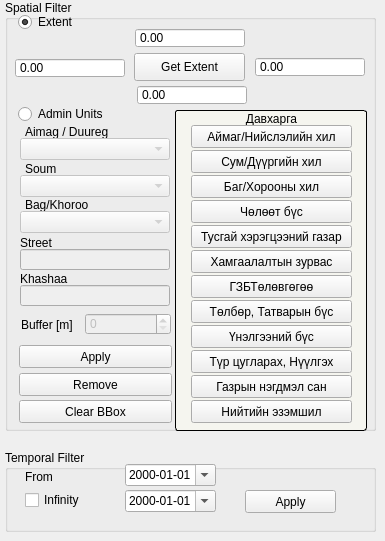
      <widget class="QWidget" name="st_tm_filter_tab">
       <attribute name="title">
        <string>ST/TM Filter</string>
       </attribute>
       <widget class="QGroupBox" name="spatial_groupbox">
        <property name="geometry">
         <rect>
          <x>5</x>
          <y>0</y>
          <width>371</width>
          <height>431</height>
         </rect>
        </property>
        <property name="title">
         <string>Spatial Filter</string>
        </property>
        <widget class="QPushButton" name="get_extent_button">
         <property name="geometry">
          <rect>
           <x>129</x>
           <y>53</y>
           <width>111</width>
           <height>28</height>
          </rect>
         </property>
         <property name="text">
          <string>Get Extent</string>
         </property>
        </widget>
        <widget class="QPushButton" name="apply_button">
         <property name="geometry">
          <rect>
           <x>14</x>
           <y>345</y>
           <width>153</width>
           <height>23</height>
          </rect>
         </property>
         <property name="text">
          <string>Apply</string>
         </property>
        </widget>
        <widget class="QPushButton" name="clear_b_box_button">
         <property name="geometry">
          <rect>
           <x>14</x>
           <y>400</y>
           <width>153</width>
           <height>23</height>
          </rect>
         </property>
         <property name="text">
          <string>Clear BBox</string>
         </property>
        </widget>
        <widget class="QLabel" name="label_8">
         <property name="geometry">
          <rect>
           <x>20</x>
           <y>123</y>
           <width>150</width>
           <height>17</height>
          </rect>
         </property>
         <property name="text">
          <string>Aimag / Duureg</string>
         </property>
        </widget>
        <widget class="QLabel" name="label_9">
         <property name="geometry">
          <rect>
           <x>20</x>
           <y>196</y>
           <width>150</width>
           <height>17</height>
          </rect>
         </property>
         <property name="text">
          <string>Bag/Khoroo</string>
         </property>
        </widget>
        <widget class="QLabel" name="label_10">
         <property name="geometry">
          <rect>
           <x>20</x>
           <y>160</y>
           <width>150</width>
           <height>17</height>
          </rect>
         </property>
         <property name="text">
          <string>Soum</string>
         </property>
        </widget>
        <widget class="QLabel" name="label_11">
         <property name="geometry">
          <rect>
           <x>16</x>
           <y>314</y>
           <width>71</width>
           <height>22</height>
          </rect>
         </property>
         <property name="text">
          <string>Buffer [m]</string>
         </property>
        </widget>
        <widget class="QPushButton" name="remove_button">
         <property name="geometry">
          <rect>
           <x>14</x>
           <y>373</y>
           <width>153</width>
           <height>23</height>
          </rect>
         </property>
         <property name="text">
          <string>Remove</string>
         </property>
        </widget>
        <widget class="QComboBox" name="aimag_cbox">
         <property name="enabled">
          <bool>false</bool>
         </property>
         <property name="geometry">
          <rect>
           <x>15</x>
           <y>138</y>
           <width>150</width>
           <height>22</height>
          </rect>
         </property>
        </widget>
        <widget class="QComboBox" name="soum_cbox">
         <property name="enabled">
          <bool>false</bool>
         </property>
         <property name="geometry">
          <rect>
           <x>15</x>
           <y>175</y>
           <width>150</width>
           <height>22</height>
          </rect>
         </property>
        </widget>
        <widget class="QComboBox" name="bag_cbox">
         <property name="enabled">
          <bool>false</bool>
         </property>
         <property name="geometry">
          <rect>
           <x>15</x>
           <y>211</y>
           <width>150</width>
           <height>22</height>
          </rect>
         </property>
        </widget>
        <widget class="QRadioButton" name="extent_rbutton">
         <property name="geometry">
          <rect>
           <x>13</x>
           <y>14</y>
           <width>321</width>
           <height>16</height>
          </rect>
         </property>
         <property name="text">
          <string>Extent</string>
         </property>
         <property name="checked">
          <bool>true</bool>
         </property>
        </widget>
        <widget class="QRadioButton" name="admin_unit_rbutton">
         <property name="geometry">
          <rect>
           <x>13</x>
           <y>106</y>
           <width>271</width>
           <height>16</height>
          </rect>
         </property>
         <property name="text">
          <string>Admin Units</string>
         </property>
         <property name="checked">
          <bool>false</bool>
         </property>
        </widget>
        <widget class="QDoubleSpinBox" name="extent_east_spinbox">
         <property name="geometry">
          <rect>
           <x>250</x>
           <y>57</y>
           <width>110</width>
           <height>20</height>
          </rect>
         </property>
         <property name="inputMethodHints">
          <set>Qt::ImhFormattedNumbersOnly</set>
         </property>
         <property name="readOnly">
          <bool>true</bool>
         </property>
         <property name="buttonSymbols">
          <enum>QAbstractSpinBox::NoButtons</enum>
         </property>
         <property name="minimum">
          <double>-200000010.000000000000000</double>
         </property>
         <property name="maximum">
          <double>200000010.000000000000000</double>
         </property>
        </widget>
        <widget class="QDoubleSpinBox" name="extent_west_spinbox">
         <property name="geometry">
          <rect>
           <x>10</x>
           <y>58</y>
           <width>110</width>
           <height>20</height>
          </rect>
         </property>
         <property name="inputMethodHints">
          <set>Qt::ImhFormattedNumbersOnly</set>
         </property>
         <property name="readOnly">
          <bool>true</bool>
         </property>
         <property name="buttonSymbols">
          <enum>QAbstractSpinBox::NoButtons</enum>
         </property>
         <property name="minimum">
          <double>-200000010.000000000000000</double>
         </property>
         <property name="maximum">
          <double>200000010.000000000000000</double>
         </property>
        </widget>
        <widget class="QDoubleSpinBox" name="extent_south_spinbox">
         <property name="geometry">
          <rect>
           <x>132</x>
           <y>85</y>
           <width>110</width>
           <height>20</height>
          </rect>
         </property>
         <property name="inputMethodHints">
          <set>Qt::ImhFormattedNumbersOnly</set>
         </property>
         <property name="readOnly">
          <bool>true</bool>
         </property>
         <property name="buttonSymbols">
          <enum>QAbstractSpinBox::NoButtons</enum>
         </property>
         <property name="minimum">
          <double>-200000010.000000000000000</double>
         </property>
         <property name="maximum">
          <double>200000010.000000000000000</double>
         </property>
        </widget>
        <widget class="QDoubleSpinBox" name="extent_north_spinbox">
         <property name="geometry">
          <rect>
           <x>130</x>
           <y>28</y>
           <width>110</width>
           <height>20</height>
          </rect>
         </property>
         <property name="inputMethodHints">
          <set>Qt::ImhFormattedNumbersOnly</set>
         </property>
         <property name="readOnly">
          <bool>true</bool>
         </property>
         <property name="buttonSymbols">
          <enum>QAbstractSpinBox::NoButtons</enum>
         </property>
         <property name="minimum">
          <double>-200000010.000000000000000</double>
         </property>
         <property name="maximum">
          <double>200000010.000000000000000</double>
         </property>
        </widget>
        <widget class="QLabel" name="label_29">
         <property name="geometry">
          <rect>
           <x>15</x>
           <y>234</y>
           <width>150</width>
           <height>17</height>
          </rect>
         </property>
         <property name="text">
          <string>Street</string>
         </property>
        </widget>
        <widget class="QLabel" name="khashaa_label">
         <property name="geometry">
          <rect>
           <x>15</x>
           <y>270</y>
           <width>150</width>
           <height>17</height>
          </rect>
         </property>
         <property name="text">
          <string>Khashaa</string>
         </property>
        </widget>
        <widget class="QLineEdit" name="street_line_edit">
         <property name="enabled">
          <bool>false</bool>
         </property>
         <property name="geometry">
          <rect>
           <x>15</x>
           <y>249</y>
           <width>150</width>
           <height>21</height>
          </rect>
         </property>
        </widget>
        <widget class="QLineEdit" name="khashaa_line_edit">
         <property name="enabled">
          <bool>false</bool>
         </property>
         <property name="geometry">
          <rect>
           <x>15</x>
           <y>285</y>
           <width>150</width>
           <height>21</height>
          </rect>
         </property>
        </widget>
        <widget class="QSpinBox" name="buffer_spinbox">
         <property name="enabled">
          <bool>false</bool>
         </property>
         <property name="geometry">
          <rect>
           <x>80</x>
           <y>313</y>
           <width>86</width>
           <height>22</height>
          </rect>
         </property>
         <property name="maximum">
          <number>5000</number>
         </property>
        </widget>
        <widget class="QGroupBox" name="groupBox_2">
         <property name="geometry">
          <rect>
           <x>170</x>
           <y>110</y>
           <width>192</width>
           <height>321</height>
          </rect>
         </property>
         <property name="font">
          <font>
           <weight>50</weight>
           <bold>false</bold>
          </font>
         </property>
         <property name="styleSheet">
          <string notr="true">QGroupBox {
     background-color: #f5f5ef; border: 1px solid black;
     border-radius: 3px;
}</string>
         </property>
         <property name="title">
          <string>Давхарга</string>
         </property>
         <property name="alignment">
          <set>Qt::AlignCenter</set>
         </property>
         <widget class="QPushButton" name="au_level3_button">
          <property name="geometry">
           <rect>
            <x>16</x>
            <y>65</y>
            <width>161</width>
            <height>23</height>
           </rect>
          </property>
          <property name="text">
           <string>Баг/Хорооны хил</string>
          </property>
         </widget>
         <widget class="QPushButton" name="plan_button">
          <property name="geometry">
           <rect>
            <x>16</x>
            <y>165</y>
            <width>161</width>
            <height>23</height>
           </rect>
          </property>
          <property name="styleSheet">
           <string notr="true"/>
          </property>
          <property name="text">
           <string>ГЗБТөлөвгөгөө</string>
          </property>
         </widget>
         <widget class="QPushButton" name="fee_tax_zone_button">
          <property name="geometry">
           <rect>
            <x>16</x>
            <y>190</y>
            <width>161</width>
            <height>23</height>
           </rect>
          </property>
          <property name="text">
           <string>Төлбөр, Татварын бүс</string>
          </property>
         </widget>
         <widget class="QPushButton" name="au_level2_button">
          <property name="geometry">
           <rect>
            <x>16</x>
            <y>40</y>
            <width>161</width>
            <height>23</height>
           </rect>
          </property>
          <property name="text">
           <string>Сум/Дүүргийн хил</string>
          </property>
         </widget>
         <widget class="QPushButton" name="mpa_zone_button">
          <property name="geometry">
           <rect>
            <x>16</x>
            <y>115</y>
            <width>161</width>
            <height>23</height>
           </rect>
          </property>
          <property name="text">
           <string>Тусгай хэрэгцээний газар</string>
          </property>
         </widget>
         <widget class="QPushButton" name="sec_zone_button">
          <property name="geometry">
           <rect>
            <x>16</x>
            <y>140</y>
            <width>161</width>
            <height>23</height>
           </rect>
          </property>
          <property name="text">
           <string>Хамгаалалтын зурвас</string>
          </property>
         </widget>
         <widget class="QPushButton" name="au_level1_button">
          <property name="geometry">
           <rect>
            <x>16</x>
            <y>15</y>
            <width>161</width>
            <height>23</height>
           </rect>
          </property>
          <property name="text">
           <string>Аймаг/Нийслэлийн хил</string>
          </property>
         </widget>
         <widget class="QPushButton" name="free_zone_button">
          <property name="geometry">
           <rect>
            <x>16</x>
            <y>90</y>
            <width>161</width>
            <height>23</height>
           </rect>
          </property>
          <property name="text">
           <string>Чөлөөт бүс</string>
          </property>
         </widget>
         <widget class="QPushButton" name="valuation_zone_button">
          <property name="geometry">
           <rect>
            <x>16</x>
            <y>215</y>
            <width>161</width>
            <height>23</height>
           </rect>
          </property>
          <property name="text">
           <string>Үнэлгээний бүс</string>
          </property>
         </widget>
         <widget class="QPushButton" name="to_cancel_button">
          <property name="geometry">
           <rect>
            <x>16</x>
            <y>240</y>
            <width>161</width>
            <height>23</height>
           </rect>
          </property>
          <property name="text">
           <string>Түр цугларах, Нүүлгэх</string>
          </property>
         </widget>
         <widget class="QPushButton" name="landuse_layer_button">
          <property name="geometry">
           <rect>
            <x>16</x>
            <y>265</y>
            <width>161</width>
            <height>23</height>
           </rect>
          </property>
          <property name="text">
           <string>Газрын нэгдмэл сан</string>
          </property>
         </widget>
         <widget class="QPushButton" name="public_parcel_button">
          <property name="geometry">
           <rect>
            <x>16</x>
            <y>290</y>
            <width>161</width>
            <height>23</height>
           </rect>
          </property>
          <property name="text">
           <string>Нийтийн эзэмшил</string>
          </property>
         </widget>
        </widget>
       </widget>
       <widget class="QGroupBox" name="groupBox_6">
        <property name="geometry">
         <rect>
          <x>5</x>
          <y>450</y>
          <width>371</width>
          <height>82</height>
         </rect>
        </property>
        <property name="title">
         <string>Temporal Filter</string>
        </property>
        <widget class="QDateEdit" name="from_date_edit">
         <property name="geometry">
          <rect>
           <x>120</x>
           <y>14</y>
           <width>91</width>
           <height>22</height>
          </rect>
         </property>
         <property name="displayFormat">
          <string>yyyy-MM-dd</string>
         </property>
         <property name="calendarPopup">
          <bool>true</bool>
         </property>
        </widget>
        <widget class="QDateEdit" name="till_date_edit">
         <property name="geometry">
          <rect>
           <x>120</x>
           <y>40</y>
           <width>91</width>
           <height>22</height>
          </rect>
         </property>
         <property name="displayFormat">
          <string>yyyy-MM-dd</string>
         </property>
         <property name="calendarPopup">
          <bool>true</bool>
         </property>
        </widget>
        <widget class="QCheckBox" name="infinity_check_box">
         <property name="geometry">
          <rect>
           <x>20</x>
           <y>40</y>
           <width>91</width>
           <height>20</height>
          </rect>
         </property>
         <property name="text">
          <string>Infinity</string>
         </property>
        </widget>
        <widget class="QPushButton" name="temp_filter_apply_button">
         <property name="geometry">
          <rect>
           <x>240</x>
           <y>40</y>
           <width>91</width>
           <height>23</height>
          </rect>
         </property>
         <property name="text">
          <string>Apply</string>
         </property>
        </widget>
        <widget class="QLabel" name="label_12">
         <property name="geometry">
          <rect>
           <x>20</x>
           <y>18</y>
           <width>101</width>
           <height>17</height>
          </rect>
         </property>
         <property name="text">
          <string>From</string>
         </property>
        </widget>
       </widget>
      </widget>
